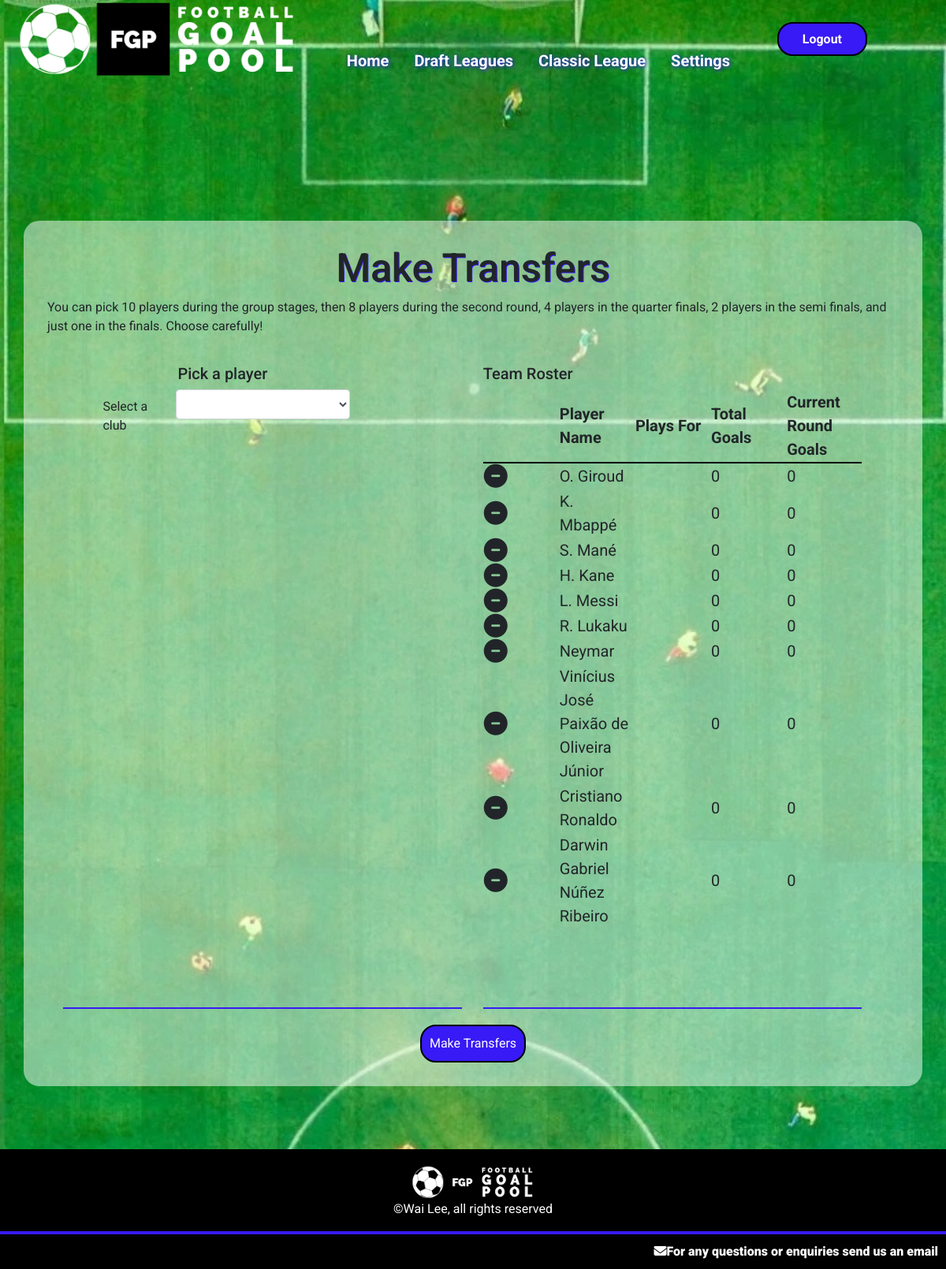
/globaltransfers (signed in), run on the app's committed database.
### goalpoolapp/models.py (models this page shows, shortened)
class Player(models.Model):
    playercode = models.IntegerField()
    leagues = models.ManyToManyField(League, related_name="leagueplayers", blank=True)
    nickname = models.CharField(max_length=64)
    goals = models.IntegerField(default=0)
    country = models.ForeignKey(Country, on_delete=models.CASCADE, related_name="players")
    currentweekgoals = models.IntegerField(default=0)
    position = models.CharField(max_length=12)
    pic = models.CharField(max_length=100)

### goalpoolapp/views.py (the view, shortened to what this page needs)
# urls.py: path('globaltransfers', views.globaltransfers, name='globaltransfers'),
@login_required
def globaltransfers(request):
    global_league = League.objects.get(id='19')
    userteam = Team.objects.get(league=global_league, manager=request.user)
    if request.method == "GET":
        return render(request, 'goalpoolapp/globaltransfers.html', {
            'league': global_league,
            'team': userteam
        })

### goalpoolapp/templates/goalpoolapp/globaltransfers.html (shortened to what this page needs)
{% extends "goalpoolapp/layout.html" %}
{% load static %}
{% block body %}
<div id="main-page-content-container">
    <div id="main-page-content">
        <h2>Make Transfers</h2>
        <p> You can pick 10 players during the group stages, then 8 players during the second round, 4 players in the quarter finals, 2 players in the semi finals, and just one in the finals. Choose carefully!</p>
        <div class="leagueinformation">
            <div class="form-container">
                <div class="form-group centeredinput">
                    <h5>Pick a player</h5>
                    <div class="form-group draftselect">
                        <label for="teamselect" class="label teamlabel">Select a club</label>
                        <select id="globalteamselect" class="form-control"></select>
                    </div>
                </div>
            </div>
            <div id="globalteamtable">
                <div class="form-container">
                    <h5>Team Roster</h5>
                    <table class="playerleaguetable" id="pickplayertable">
                        <tr>
                            <th></th>
                            <th>Player Name</th>
                            <th>Plays For</th>
                            <th>Total Goals</th>
                            <th>Current Round Goals</th>
                        </tr>
                        {% for player in team.provisionalplayers.all %}
                            <tr id="row{{ player.playercode }}">
                                <td>
                                    <a class="removeplayer" data-value="{{ player.playercode }}">
                                        <i class="fa-solid fa-circle-minus fa-xl"></i>
                                    </a>
                                </td>
                                <td id="name{{ player.playercode }}">{{ player.nickname }}</td>
                                <td>{{ player.country.countryname }}</td>
                                <td>{{ player.goals }}</td>
                                <td>{{ player.currentweekgoals }}</td>
                            </tr>
                        {% empty %}
                            {% for player in team.players.all %}
                            <tr id="row{{ player.playercode }}">
                                <td>
                                    <a class="removeplayer" data-value="{{ player.playercode }}">
                                        <i class="fa-solid fa-circle-minus fa-xl"></i>
                                    </a>
                                </td>
                                <td id="name{{ player.playercode }}">{{ player.nickname }}</td>
                                <td>{{ player.country.countrynam }}</td>
                                <td>{{ player.goals }}</td>
                                <td>{{ player.currentweekgoals }}</td>
                            </tr>
                            {% endfor %}
                        {% endfor %}
                    </table>
                </div>
            </div>
    </div>
    <span class="button" id="transfersubmit">Make Transfers</span>
</div>
{% endblock %}

### goalpoolapp/static/goalpoolapp/styles.css (style rules this page uses)
* { font-family: 'Roboto', sans-serif; }
h2 { font-size: 50px; text-shadow: 1px 1px #371af5; text-align: center; }
body { min-height: 100vh; display: flex; flex-direction: column; }
.button { background-color: #371af5; padding: 10px; border-radius: 20px; color: white; border: solid black 2px; }
th { width: 20%; border-bottom: solid black 2px; }
tr { height: 20px; }
.centeredinput { display: flex; flex-direction: column; align-items: center; width: 80%; }
.form-container { border-bottom: #371af5 solid 2px; width: 90%; }
#main-page-content-container { display: flex; flex-direction: column; align-items: center; padding: 30px; }
#main-page-content { max-width: 1200px; background-color: #FFFFFF80; display: flex; flex-direction: column; align-items: center; padding: 30px; margin-top: 250px; border-radius: 20px; }
.leagueinformation { display: flex; flex-direction: row; justify-content: space-between; width: 100%; padding: 20px; }
.draftselect { display: flex; width: 80%; }
#pickplayertable { font-size: 20px; margin-bottom: 100px; }
#globalteamtable { width: 95%; display: flex; flex-direction: column; align-items: center; }
.teamlabel { width: 45%; padding: 10px; }

### data on the page
Player: {{ player.playercode }} 2295 (drawn), nickname "O. Giroud", goals "0", currentweekgoals "0"
Player: {{ player.playercode }} 278 (drawn), nickname "K. Mbappé", goals "0", currentweekgoals "0"
Player: {{ player.playercode }} 304 (drawn), nickname "S. Mané", goals "0", currentweekgoals "0"
Player: {{ player.playercode }} 184 (drawn), nickname "H. Kane", goals "0", currentweekgoals "0"
Player: {{ player.playercode }} 154 (drawn), nickname "L. Messi", goals "0", currentweekgoals "0"
Player: {{ player.playercode }} 907 (drawn), nickname "R. Lukaku", goals "0", currentweekgoals "0"
Player: {{ player.playercode }} 276 (drawn), nickname "Neymar", goals "0", currentweekgoals "0"
Player: {{ player.playercode }} 762 (drawn), nickname "Vinícius José Paixão de Oliveira Júnior", goals "0", currentweekgoals "0"
Player: {{ player.playercode }} 874 (drawn), nickname "Cristiano Ronaldo", goals "0", currentweekgoals "0"
Player: {{ player.playercode }} 51617 (drawn), nickname "Darwin Gabriel Núñez Ribeiro", goals "0", currentweekgoals "0"
